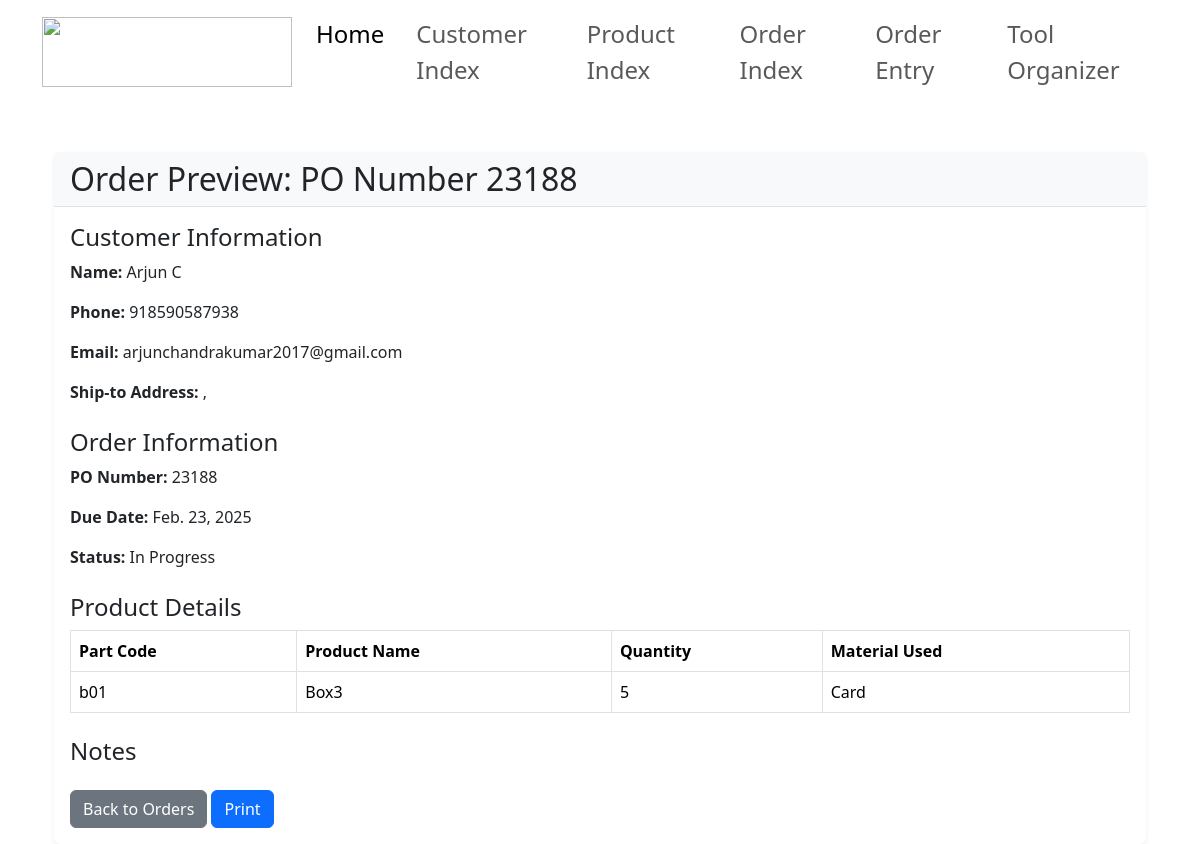
Page /order_preview/2/ on the committed database.
### app1/models.py (models this page shows, shortened)
class Order(models.Model):
    customer = models.ForeignKey(Customer, on_delete=models.CASCADE, related_name='orders')
    po_number = models.CharField(max_length=100, unique=True)
    due_date = models.DateField()
    ship_to_address = models.CharField(max_length=255, blank=True, null=True)  # Ship-to address as a text field
    status_choices = [
        ('In Progress', 'In Progress'),
        ('Completed', 'Completed')
    ]
    status = models.CharField(max_length=50, choices=status_choices, default='In Progress')

class Customer(models.Model):
    name = models.CharField(max_length=255)
    customer_id = models.CharField(max_length=100, unique=True)
    email = models.EmailField()
    phone_number = models.CharField(max_length=20)
    city = models.CharField(max_length=100)
    street = models.CharField(max_length=255)
    postal_code = models.CharField(max_length=20)
    fax = models.CharField(max_length=20, blank=True, null=True)

class OrderProduct(models.Model):
    order = models.ForeignKey(Order, on_delete=models.CASCADE, related_name='order_products')
    product = models.ForeignKey(Product, on_delete=models.CASCADE)
    quantity = models.PositiveIntegerField()

class Product(models.Model):
    part_code = models.CharField(max_length=100, unique=True)
    part_name = models.CharField(max_length=255)
    details = models.TextField(blank=True, null=True)
    material_used = models.CharField(max_length=255)

### app1/views.py (the view)
# urls.py: path("order_preview/<int:pk>/", views.order_preview, name="order_preview"),
def order_preview(request, pk):
    order = get_object_or_404(Order, pk=pk)
    products = order.order_products.all()  # Fetch related order products
    return render(request, 'order_preview.html', {
        'order': order,
        'products': products,
    })

### templates/order_preview.html (shortened to what this page needs)
{% extends 'base.html' %}
{% block content %}
<div class="container mt-5">
    <div class="card border-0 shadow-sm">
        <div class="card-header bg-light border-bottom">
            <h2 class="mb-0 text-dark">Order Preview: PO Number {{ order.po_number }}</h2>
        </div>
        <div class="card-body">
            <div class="mb-4">
                <h4>Customer Information</h4>
                <p><strong>Name:</strong> {{ order.customer.name }}</p>
                <p><strong>Phone:</strong> {{ order.customer.phone_number }}</p>
                <p><strong>Email:</strong> {{ order.customer.email }}</p>
                <p><strong>Ship-to Address:</strong> {{ order.ship_to_address.street }}, {{ order.ship_to_address.city }}</p>
            </div>
            <div class="mb-4">
                <h4>Order Information</h4>
                <p><strong>PO Number:</strong> {{ order.po_number }}</p>
                <p><strong>Due Date:</strong> {{ order.due_date }}</p>
                <p><strong>Status:</strong> {{ order.get_status_display }}</p>
            </div>
            <h4>Product Details</h4>
            <table class="table table-bordered">
                <thead class="thead-light">
                    <tr>
                        <th>Part Code</th>
                        <th>Product Name</th>
                        <th>Quantity</th>
                        <th>Material Used</th>
                    </tr>
                </thead>
                <tbody>
                    {% for product in products %}
                    <tr>
                        <td>{{ product.product.part_code }}</td>
                        <td>{{ product.product.part_name }}</td>
                        <td>{{ product.quantity }}</td>
                        <td>{{ product.product.material_used }}</td>
                    </tr>
                    {% endfor %}
                </tbody>
            </table>
            <div class="mt-4">
                <h4>Notes</h4>
            </div>
            <div class="mt-4">
                <a href="{% url 'order_entry' %}" class="btn btn-secondary">Back to Orders</a>
                <a href="{% url 'order_preview_pdf' order.pk %}" class="btn btn-primary">Print</a>
            </div>
        </div>
    </div>
</div>
{% endblock %}

### rows in the picture
Order: po_number "23188", customer.name "Arjun C", customer.phone_number "918590587938", customer.email "arjunchandrakumar2017@gmail.com", due_date "Feb. 23, 2025", status "In Progress"
OrderProduct: product.part_code "b01", product.part_name "Box3", quantity "5", product.material_used "Card"
